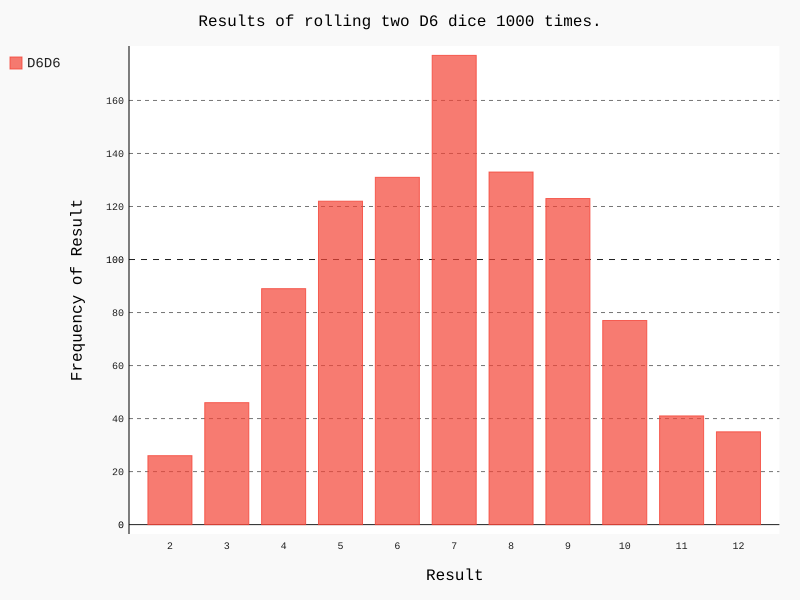

Write Python code to recreate this figure.
import pygal
from die import Die

# создание двух кубиков D6(шестигранный)
die_1 = Die()
die_2 = Die()

# Моделирование серии бросков с сохранением результатов в списке
results = []
for roll_num in range(1000):# количество бросков
    result = die_1.roll() + die_2.roll()#бросаем кубики и вычисляем сумму для каждого броска
    results.append(result)

# Анализ результатов
frequencies = []# список для хранения количества выпадения каждого значения
max_result = die_1.num_sides + die_2.num_sides
for value in range(2, max_result+1):# перебор возможных значений в цикле
    frequency = results.count(value)# подсчет количества вхождения каждого числа в результатах
    frequencies.append(frequency)# сприсоединение полученного значения в список

# Визуализация результатов
hist = pygal.Bar()

hist.title = "Results of rolling two D6 dice 1000 times."
hist.x_labels = ['2','3','4','5','6','7','8','9','10','11','12']
hist.x_title = "Result"
hist.y_title = "Frequency of Result"

hist.add('D6' + 'D6', frequencies)#добавление на гистограмму серии значений
hist.render_to_file('dice_visual.svg')

print(frequencies)
